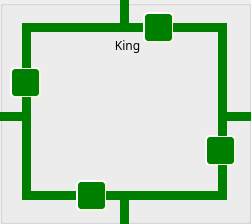
    <widget class="QGroupBox" name="King_groupBox">
     <property name="geometry">
      <rect>
       <x>60</x>
       <y>680</y>
       <width>251</width>
       <height>224</height>
      </rect>
     </property>
     <property name="styleSheet">
      <string notr="true"/>
     </property>
     <property name="title">
      <string/>
     </property>
     <widget class="QLabel" name="label_17">
      <property name="geometry">
       <rect>
        <x>100</x>
        <y>35</y>
        <width>55</width>
        <height>21</height>
       </rect>
      </property>
      <property name="font">
       <font>
        <family>Inter UI Medium</family>
       </font>
      </property>
      <property name="text">
       <string>King</string>
      </property>
      <property name="alignment">
       <set>Qt::AlignCenter</set>
      </property>
     </widget>
     <widget class="QPushButton" name="King_TLine5_butt">
      <property name="enabled">
       <bool>false</bool>
      </property>
      <property name="geometry">
       <rect>
        <x>31</x>
        <y>191</y>
        <width>46</width>
        <height>9</height>
       </rect>
      </property>
      <property name="minimumSize">
       <size>
        <width>20</width>
        <height>4</height>
       </size>
      </property>
      <property name="maximumSize">
       <size>
        <width>100</width>
        <height>20</height>
       </size>
      </property>
      <property name="sizeIncrement">
       <size>
        <width>1</width>
        <height>1</height>
       </size>
      </property>
      <property name="styleSheet">
       <string notr="true">#King_TLine5_butt{
background-color: green;
border-style: outset;
}
#King_TLine5_butt:checked{
	background-color: red;
}</string>
      </property>
      <property name="text">
       <string/>
      </property>
      <property name="checkable">
       <bool>true</bool>
      </property>
     </widget>
     <widget class="QLabel" name="label_15">
      <property name="geometry">
       <rect>
        <x>44</x>
        <y>56</y>
        <width>158</width>
        <height>111</height>
       </rect>
      </property>
      <property name="styleSheet">
       <string notr="true">border-image: url(:/img/powSub.jpg);</string>
      </property>
      <property name="text">
       <string/>
      </property>
     </widget>
     <widget class="QPushButton" name="King_TLine15_butt">
      <property name="enabled">
       <bool>false</bool>
      </property>
      <property name="geometry">
       <rect>
        <x>218</x>
        <y>112</y>
        <width>42</width>
        <height>9</height>
       </rect>
      </property>
      <property name="styleSheet">
       <string notr="true">#King_TLine15_butt{
background-color: green;
border-style: outset;
}
#King_TLine15_butt:checked{
	background-color: red;
}</string>
      </property>
      <property name="text">
       <string/>
      </property>
      <property name="checkable">
       <bool>true</bool>
      </property>
     </widget>
     <widget class="QPushButton" name="King_TLine10_butt">
      <property name="enabled">
       <bool>false</bool>
      </property>
      <property name="geometry">
       <rect>
        <x>31</x>
        <y>23</y>
        <width>89</width>
        <height>9</height>
       </rect>
      </property>
      <property name="minimumSize">
       <size>
        <width>20</width>
        <height>4</height>
       </size>
      </property>
      <property name="maximumSize">
       <size>
        <width>100</width>
        <height>20</height>
       </size>
      </property>
      <property name="sizeIncrement">
       <size>
        <width>1</width>
        <height>1</height>
       </size>
      </property>
      <property name="styleSheet">
       <string notr="true">#King_TLine10_butt{
background-color: green;
border-style: outset;
}
#King_TLine10_butt:checked{
	background-color: red;
}</string>
      </property>
      <property name="text">
       <string/>
      </property>
      <property name="checkable">
       <bool>true</bool>
      </property>
     </widget>
     <widget class="QPushButton" name="King_Rel3_butt">
      <property name="geometry">
       <rect>
        <x>10</x>
        <y>67</y>
        <width>31</width>
        <height>31</height>
       </rect>
      </property>
      <property name="minimumSize">
       <size>
        <width>31</width>
        <height>31</height>
       </size>
      </property>
      <property name="maximumSize">
       <size>
        <width>31</width>
        <height>31</height>
       </size>
      </property>
      <property name="toolTip">
       <string>&lt;html&gt;&lt;head/&gt;&lt;body&gt;&lt;p&gt;This is a relay, click on it to open or close.&lt;/p&gt;&lt;/body&gt;&lt;/html&gt;</string>
      </property>
      <property name="styleSheet">
       <string notr="true">#King_Rel3_butt{
border-image: url(:/img/relaySPDT.png);
background-color: green;
border-style: outset;
border-radius: 5px;
border-width:2px;
border-color:beige;
font-size:12px;
font-weight:100;
color: white;
max-width:23px;
max-height:23px;
min-width:23px;
min-height:23px;
padding:2px;

}
#King_Rel3_butt:checked{
	background-color: red;
}</string>
      </property>
      <property name="text">
       <string/>
      </property>
      <property name="checkable">
       <bool>true</bool>
      </property>
     </widget>
     <widget class="QPushButton" name="King_TLine18_butt">
      <property name="enabled">
       <bool>false</bool>
      </property>
      <property name="geometry">
       <rect>
        <x>129</x>
        <y>191</y>
        <width>89</width>
        <height>9</height>
       </rect>
      </property>
      <property name="minimumSize">
       <size>
        <width>26</width>
        <height>4</height>
       </size>
      </property>
      <property name="maximumSize">
       <size>
        <width>300</width>
        <height>40</height>
       </size>
      </property>
      <property name="sizeIncrement">
       <size>
        <width>1</width>
        <height>1</height>
       </size>
      </property>
      <property name="styleSheet">
       <string notr="true">#King_TLine18_butt{
background-color: green;
border-style: outset;
}
#King_TLine18_butt:checked{
	background-color: red;
}</string>
      </property>
      <property name="text">
       <string/>
      </property>
      <property name="checkable">
       <bool>true</bool>
      </property>
     </widget>
     <widget class="QPushButton" name="King_TLine12_butt">
      <property name="enabled">
       <bool>false</bool>
      </property>
      <property name="geometry">
       <rect>
        <x>129</x>
        <y>23</y>
        <width>15</width>
        <height>9</height>
       </rect>
      </property>
      <property name="minimumSize">
       <size>
        <width>15</width>
        <height>4</height>
       </size>
      </property>
      <property name="maximumSize">
       <size>
        <width>100</width>
        <height>40</height>
       </size>
      </property>
      <property name="sizeIncrement">
       <size>
        <width>1</width>
        <height>1</height>
       </size>
      </property>
      <property name="styleSheet">
       <string notr="true">#King_TLine12_butt{
background-color: green;
border-style: outset;
}
#King_TLine12_butt:checked{
	background-color: red;
}</string>
      </property>
      <property name="text">
       <string/>
      </property>
      <property name="checkable">
       <bool>true</bool>
      </property>
     </widget>
     <widget class="QPushButton" name="King_TLine11_butt">
      <property name="enabled">
       <bool>false</bool>
      </property>
      <property name="geometry">
       <rect>
        <x>120</x>
        <y>0</y>
        <width>9</width>
        <height>32</height>
       </rect>
      </property>
      <property name="minimumSize">
       <size>
        <width>1</width>
        <height>1</height>
       </size>
      </property>
      <property name="maximumSize">
       <size>
        <width>1000</width>
        <height>1000</height>
       </size>
      </property>
      <property name="sizeIncrement">
       <size>
        <width>1</width>
        <height>1</height>
       </size>
      </property>
      <property name="styleSheet">
       <string notr="true">#King_TLine11_butt{
background-color: green;
border-style: outset;
}
#King_TLine11_butt:checked{
	background-color: red;
}</string>
      </property>
      <property name="text">
       <string/>
      </property>
      <property name="checkable">
       <bool>true</bool>
      </property>
     </widget>
     <widget class="QPushButton" name="King_Rel5_butt">
      <property name="geometry">
       <rect>
        <x>205</x>
        <y>135</y>
        <width>31</width>
        <height>31</height>
       </rect>
      </property>
      <property name="minimumSize">
       <size>
        <width>31</width>
        <height>31</height>
       </size>
      </property>
      <property name="maximumSize">
       <size>
        <width>31</width>
        <height>31</height>
       </size>
      </property>
      <property name="toolTip">
       <string>&lt;html&gt;&lt;head/&gt;&lt;body&gt;&lt;p&gt;This is a relay, click on it to open or close.&lt;/p&gt;&lt;/body&gt;&lt;/html&gt;</string>
      </property>
      <property name="styleSheet">
       <string notr="true">#King_Rel5_butt{
border-image: url(:/img/relaySPDT.png);
background-color: green;
border-style: outset;
border-radius: 5px;
border-width:2px;
border-color:beige;
font-size:12px;
font-weight:100;
color: white;
max-width:23px;
max-height:23px;
min-width:23px;
min-height:23px;
padding:2px;

}
#King_Rel5_butt:checked{
	background-color: red;
}</string>
      </property>
      <property name="text">
       <string/>
      </property>
      <property name="checkable">
       <bool>true</bool>
      </property>
     </widget>
     <widget class="QPushButton" name="King_TLine6_butt">
      <property name="enabled">
       <bool>false</bool>
      </property>
      <property name="geometry">
       <rect>
        <x>22</x>
        <y>120</y>
        <width>9</width>
        <height>80</height>
       </rect>
      </property>
      <property name="styleSheet">
       <string notr="true">#King_TLine6_butt{
background-color: green;
border-style: outset;
}
#King_TLine6_butt:checked{
	background-color: red;
}</string>
      </property>
      <property name="text">
       <string/>
      </property>
      <property name="checkable">
       <bool>true</bool>
      </property>
     </widget>
     <widget class="QPushButton" name="King_TLine16_butt">
      <property name="enabled">
       <bool>false</bool>
      </property>
      <property name="geometry">
       <rect>
        <x>218</x>
        <y>121</y>
        <width>9</width>
        <height>15</height>
       </rect>
      </property>
      <property name="styleSheet">
       <string notr="true">#King_TLine16_butt{
background-color: green;
border-style: outset;
}
#King_TLine16_butt:checked{
	background-color: red;
}</string>
      </property>
      <property name="text">
       <string/>
      </property>
      <property name="checkable">
       <bool>true</bool>
      </property>
     </widget>
     <widget class="QPushButton" name="King_Rel2_butt">
      <property name="geometry">
       <rect>
        <x>76</x>
        <y>180</y>
        <width>31</width>
        <height>31</height>
       </rect>
      </property>
      <property name="minimumSize">
       <size>
        <width>31</width>
        <height>31</height>
       </size>
      </property>
      <property name="maximumSize">
       <size>
        <width>31</width>
        <height>31</height>
       </size>
      </property>
      <property name="toolTip">
       <string>&lt;html&gt;&lt;head/&gt;&lt;body&gt;&lt;p&gt;This is a relay, click on it to open or close.&lt;/p&gt;&lt;/body&gt;&lt;/html&gt;</string>
      </property>
      <property name="styleSheet">
       <string notr="true">#King_Rel2_butt{
border-image: url(:/img/relaySPDT.png);
background-color: green;
border-style: outset;
border-radius: 5px;
border-width:2px;
border-color:beige;
font-size:12px;
font-weight:100;
color: white;
max-width:23px;
max-height:23px;
min-width:23px;
min-height:23px;
padding:2px;

}
#King_Rel2_butt:checked{
	background-color: red;
}</string>
      </property>
      <property name="text">
       <string/>
      </property>
      <property name="checkable">
       <bool>true</bool>
      </property>
     </widget>
     <widget class="QPushButton" name="King_TLine7_butt">
      <property name="enabled">
       <bool>false</bool>
      </property>
      <property name="geometry">
       <rect>
        <x>-2</x>
        <y>112</y>
        <width>33</width>
        <height>9</height>
       </rect>
      </property>
      <property name="styleSheet">
       <string notr="true">#King_TLine7_butt{
background-color: green;
border-style: outset;
}
#King_TLine7_butt:checked{
	background-color: red;
}</string>
      </property>
      <property name="text">
       <string/>
      </property>
      <property name="checkable">
       <bool>true</bool>
      </property>
     </widget>
     <widget class="QPushButton" name="King_TLine3_butt">
      <property name="enabled">
       <bool>false</bool>
      </property>
      <property name="geometry">
       <rect>
        <x>120</x>
        <y>191</y>
        <width>9</width>
        <height>33</height>
       </rect>
      </property>
      <property name="minimumSize">
       <size>
        <width>1</width>
        <height>1</height>
       </size>
      </property>
      <property name="maximumSize">
       <size>
        <width>1000</width>
        <height>1000</height>
       </size>
      </property>
      <property name="sizeIncrement">
       <size>
        <width>1</width>
        <height>1</height>
       </size>
      </property>
      <property name="styleSheet">
       <string notr="true">#King_TLine3_butt{
background-color: green;
border-style: outset;
}
#King_TLine3_butt:checked{
	background-color: red;
}</string>
      </property>
      <property name="text">
       <string/>
      </property>
      <property name="checkable">
       <bool>true</bool>
      </property>
     </widget>
     <widget class="QPushButton" name="King_Rel4_butt">
      <property name="geometry">
       <rect>
        <x>143</x>
        <y>12</y>
        <width>31</width>
        <height>31</height>
       </rect>
      </property>
      <property name="minimumSize">
       <size>
        <width>31</width>
        <height>31</height>
       </size>
      </property>
      <property name="maximumSize">
       <size>
        <width>31</width>
        <height>31</height>
       </size>
      </property>
      <property name="toolTip">
       <string>&lt;html&gt;&lt;head/&gt;&lt;body&gt;&lt;p&gt;This is a relay, click on it to open or close.&lt;/p&gt;&lt;/body&gt;&lt;/html&gt;</string>
      </property>
      <property name="styleSheet">
       <string notr="true">#King_Rel4_butt{
border-image: url(:/img/relaySPDT.png);
background-color: green;
border-style: outset;
border-radius: 5px;
border-width:2px;
border-color:beige;
font-size:12px;
font-weight:100;
color: white;
max-width:23px;
max-height:23px;
min-width:23px;
min-height:23px;
padding:2px;

}
#King_Rel4_butt:checked{
	background-color: red;
}</string>
      </property>
      <property name="text">
       <string/>
      </property>
      <property name="checkable">
       <bool>true</bool>
      </property>
     </widget>
     <widget class="QPushButton" name="King_TLine14_butt">
      <property name="enabled">
       <bool>false</bool>
      </property>
      <property name="geometry">
       <rect>
        <x>218</x>
        <y>32</y>
        <width>9</width>
        <height>80</height>
       </rect>
      </property>
      <property name="styleSheet">
       <string notr="true">#King_TLine14_butt{
background-color: green;
border-style: outset;
}
#King_TLine14_butt:checked{
	background-color: red;
}</string>
      </property>
      <property name="text">
       <string/>
      </property>
      <property name="checkable">
       <bool>true</bool>
      </property>
     </widget>
     <widget class="QPushButton" name="King_TLine17_butt">
      <property name="enabled">
       <bool>false</bool>
      </property>
      <property name="geometry">
       <rect>
        <x>218</x>
        <y>165</y>
        <width>9</width>
        <height>35</height>
       </rect>
      </property>
      <property name="styleSheet">
       <string notr="true">#King_TLine17_butt{
background-color: green;
border-style: outset;
}
#King_TLine17_butt:checked{
	background-color: red;
}</string>
      </property>
      <property name="text">
       <string/>
      </property>
      <property name="checkable">
       <bool>true</bool>
      </property>
     </widget>
     <widget class="QPushButton" name="King_TLine9_butt">
      <property name="enabled">
       <bool>false</bool>
      </property>
      <property name="geometry">
       <rect>
        <x>22</x>
        <y>23</y>
        <width>9</width>
        <height>45</height>
       </rect>
      </property>
      <property name="styleSheet">
       <string notr="true">#King_TLine9_butt{
background-color: green;
border-style: outset;
}
#King_TLine9_butt:checked{
	background-color: red;
}</string>
      </property>
      <property name="text">
       <string/>
      </property>
      <property name="checkable">
       <bool>true</bool>
      </property>
     </widget>
     <widget class="QPushButton" name="King_TLine4_butt">
      <property name="enabled">
       <bool>false</bool>
      </property>
      <property name="geometry">
       <rect>
        <x>106</x>
        <y>191</y>
        <width>14</width>
        <height>9</height>
       </rect>
      </property>
      <property name="minimumSize">
       <size>
        <width>12</width>
        <height>4</height>
       </size>
      </property>
      <property name="maximumSize">
       <size>
        <width>100</width>
        <height>40</height>
       </size>
      </property>
      <property name="sizeIncrement">
       <size>
        <width>1</width>
        <height>1</height>
       </size>
      </property>
      <property name="styleSheet">
       <string notr="true">#King_TLine4_butt{
background-color: green;
border-style: outset;
}
#King_TLine4_butt:checked{
	background-color: red;
}</string>
      </property>
      <property name="text">
       <string/>
      </property>
      <property name="checkable">
       <bool>true</bool>
      </property>
     </widget>
     <widget class="QPushButton" name="King_TLine13_butt">
      <property name="enabled">
       <bool>false</bool>
      </property>
      <property name="geometry">
       <rect>
        <x>173</x>
        <y>23</y>
        <width>54</width>
        <height>9</height>
       </rect>
      </property>
      <property name="minimumSize">
       <size>
        <width>20</width>
        <height>4</height>
       </size>
      </property>
      <property name="maximumSize">
       <size>
        <width>100</width>
        <height>20</height>
       </size>
      </property>
      <property name="sizeIncrement">
       <size>
        <width>1</width>
        <height>1</height>
       </size>
      </property>
      <property name="styleSheet">
       <string notr="true">#King_TLine13_butt{
background-color: green;
border-style: outset;
}
#King_TLine13_butt:checked{
	background-color: red;
}</string>
      </property>
      <property name="text">
       <string/>
      </property>
      <property name="checkable">
       <bool>true</bool>
      </property>
     </widget>
     <widget class="QPushButton" name="King_TLine8_butt">
      <property name="enabled">
       <bool>false</bool>
      </property>
      <property name="geometry">
       <rect>
        <x>22</x>
        <y>97</y>
        <width>9</width>
        <height>15</height>
       </rect>
      </property>
      <property name="styleSheet">
       <string notr="true">#King_TLine8_butt{
background-color: green;
border-style: outset;
}
#King_TLine8_butt:checked{
	background-color: red;
}</string>
      </property>
      <property name="text">
       <string/>
      </property>
      <property name="checkable">
       <bool>true</bool>
      </property>
     </widget>
    </widget>
